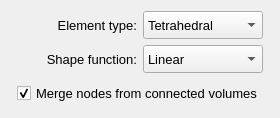
       <widget class="QFrame" name="frame_8">
        <property name="maximumSize">
         <size>
          <width>16777215</width>
          <height>150</height>
         </size>
        </property>
        <property name="frameShape">
         <enum>QFrame::Shape::NoFrame</enum>
        </property>
        <property name="frameShadow">
         <enum>QFrame::Shadow::Raised</enum>
        </property>
        <layout class="QGridLayout" name="gridLayout_5">
         <item row="0" column="1">
          <widget class="QLabel" name="label_16">
           <property name="minimumSize">
            <size>
             <width>0</width>
             <height>20</height>
            </size>
           </property>
           <property name="maximumSize">
            <size>
             <width>240</width>
             <height>16777215</height>
            </size>
           </property>
           <property name="font">
            <font>
             <pointsize>10</pointsize>
            </font>
           </property>
           <property name="text">
            <string>Element type:</string>
           </property>
           <property name="alignment">
            <set>Qt::AlignmentFlag::AlignRight|Qt::AlignmentFlag::AlignTrailing|Qt::AlignmentFlag::AlignVCenter</set>
           </property>
          </widget>
         </item>
         <item row="1" column="1">
          <widget class="QLabel" name="label_10">
           <property name="minimumSize">
            <size>
             <width>0</width>
             <height>20</height>
            </size>
           </property>
           <property name="maximumSize">
            <size>
             <width>240</width>
             <height>16777215</height>
            </size>
           </property>
           <property name="font">
            <font>
             <pointsize>10</pointsize>
            </font>
           </property>
           <property name="text">
            <string>Shape function:</string>
           </property>
           <property name="alignment">
            <set>Qt::AlignmentFlag::AlignRight|Qt::AlignmentFlag::AlignTrailing|Qt::AlignmentFlag::AlignVCenter</set>
           </property>
          </widget>
         </item>
         <item row="0" column="3">
          <widget class="QFrame" name="frame_13">
           <property name="frameShape">
            <enum>QFrame::Shape::NoFrame</enum>
           </property>
           <property name="frameShadow">
            <enum>QFrame::Shadow::Raised</enum>
           </property>
          </widget>
         </item>
         <item row="0" column="0">
          <widget class="QFrame" name="frame_14">
           <property name="frameShape">
            <enum>QFrame::Shape::NoFrame</enum>
           </property>
           <property name="frameShadow">
            <enum>QFrame::Shadow::Raised</enum>
           </property>
          </widget>
         </item>
         <item row="2" column="1" colspan="2">
          <widget class="QCheckBox" name="checkBox_mesh_connection">
           <property name="minimumSize">
            <size>
             <width>0</width>
             <height>28</height>
            </size>
           </property>
           <property name="font">
            <font>
             <pointsize>10</pointsize>
            </font>
           </property>
           <property name="text">
            <string>Merge nodes from connected volumes</string>
           </property>
           <property name="checked">
            <bool>true</bool>
           </property>
          </widget>
         </item>
         <item row="0" column="2">
          <widget class="QComboBox" name="comboBox_element_type">
           <property name="minimumSize">
            <size>
             <width>0</width>
             <height>28</height>
            </size>
           </property>
           <property name="maximumSize">
            <size>
             <width>120</width>
             <height>16777215</height>
            </size>
           </property>
           <property name="font">
            <font>
             <pointsize>10</pointsize>
            </font>
           </property>
           <item>
            <property name="text">
             <string>Tetrahedral</string>
            </property>
           </item>
           <item>
            <property name="text">
             <string>Hexahedral</string>
            </property>
           </item>
          </widget>
         </item>
         <item row="1" column="2">
          <widget class="QComboBox" name="comboBox_shape_function">
           <property name="minimumSize">
            <size>
             <width>0</width>
             <height>28</height>
            </size>
           </property>
           <property name="maximumSize">
            <size>
             <width>120</width>
             <height>16777215</height>
            </size>
           </property>
           <property name="font">
            <font>
             <pointsize>10</pointsize>
            </font>
           </property>
           <item>
            <property name="text">
             <string>Linear</string>
            </property>
           </item>
           <item>
            <property name="text">
             <string>Quadratic</string>
            </property>
           </item>
          </widget>
         </item>
        </layout>
       </widget>
